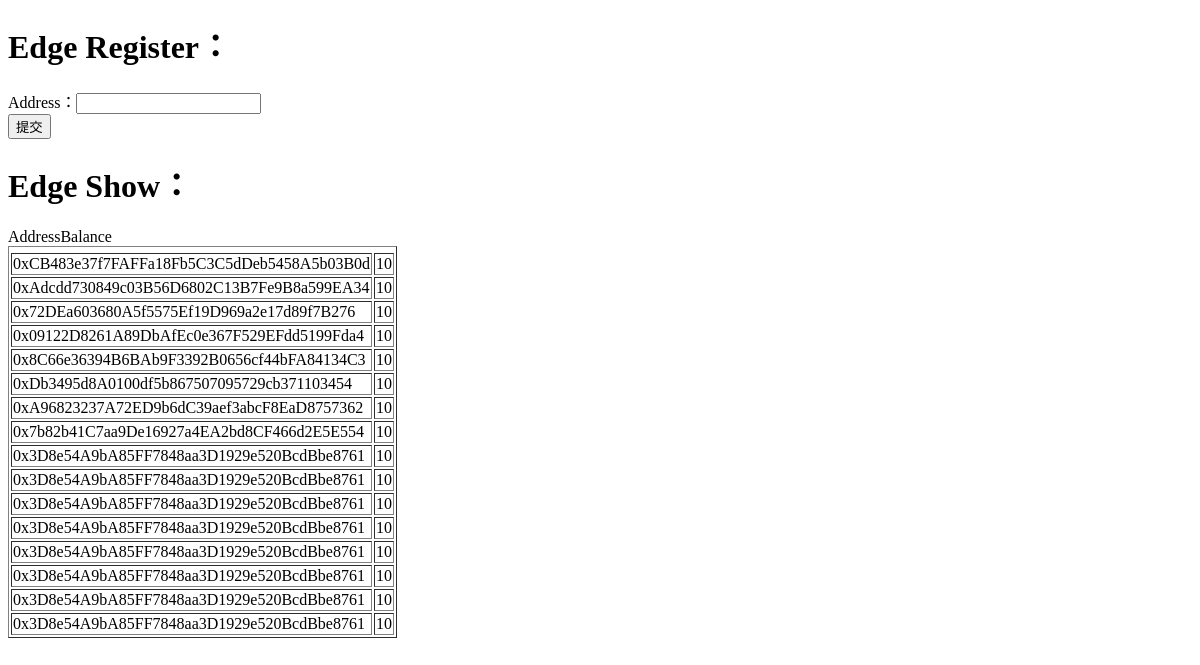
Page /regist/ on the earlier database version.
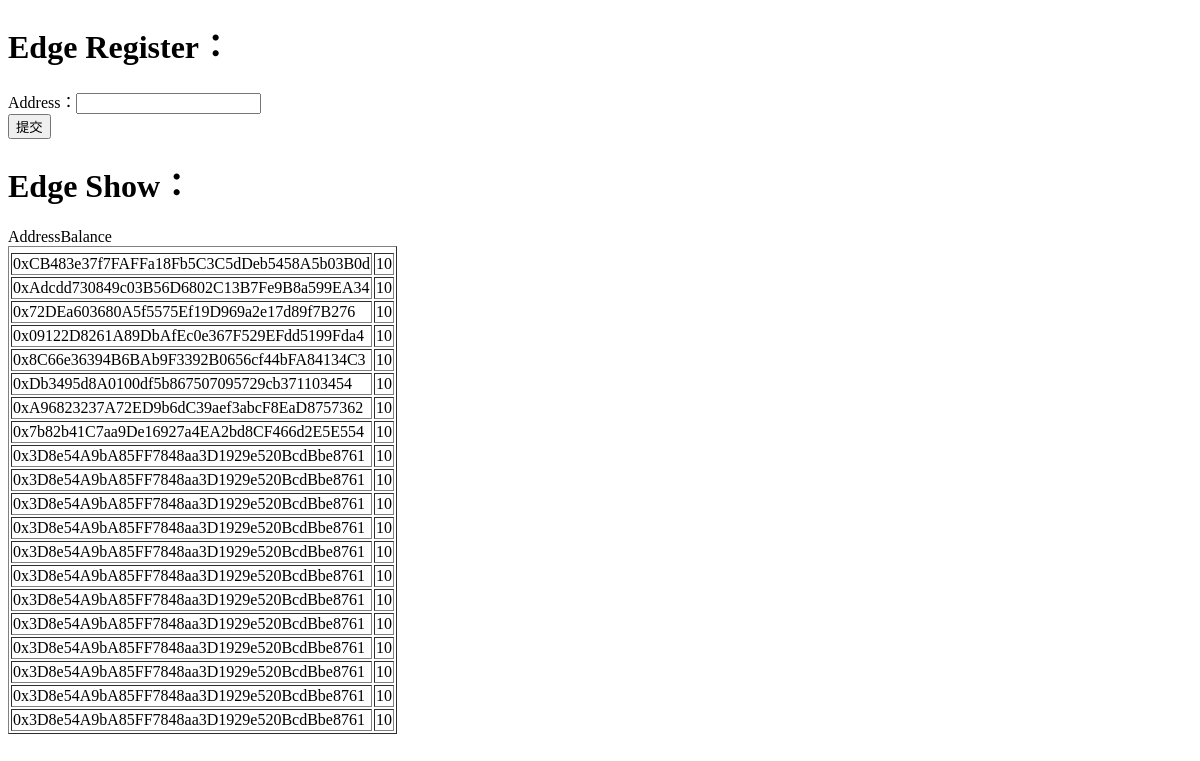
Same page on the later database version.
### pricingSystem/models.py (models this page shows)
class EdgeInfo(models.Model):
    address = models.CharField(max_length=32)
    balance = models.CharField(max_length=32)

### pricingSystem/views.py (the view, shortened to what this page needs)
# urls.py: path('regist/', views.index),
def index(request):
    user_list = models.EdgeInfo.objects.all()
    return render(request, 'index.html', {'data': user_list})

### pricingSystem/templates/index.html (shortened to what this page needs)
<!DOCTYPE html>
<html lang="en">
<head>
</head>
<body>
    <h1>Edge Register：</h1>
    <form action="/regist/" method="post">
        Address：<input type="text" name="address" /><br />
        <input type="submit" value="提交" />
    </form>
    <h1>Edge Show：</h1>
    <table border="1">
        <thead>
        </thead>
        <tbody>
            {% for item in data %}
            <tr>
                <td>{{ item.address }}</td>
                <td>{{ item.balance }}</td>
            </tr>
            {% endfor %}
        </tbody>
    </table>
</body>
</html>

Differences in the rows shown:
added EdgeInfo: address "0x3D8e54A9bA85FF7848aa3D1929e520BcdBbe8761", balance "10"
added EdgeInfo: address "0x3D8e54A9bA85FF7848aa3D1929e520BcdBbe8761", balance "10"
added EdgeInfo: address "0x3D8e54A9bA85FF7848aa3D1929e520BcdBbe8761", balance "10"
added EdgeInfo: address "0x3D8e54A9bA85FF7848aa3D1929e520BcdBbe8761", balance "10"
